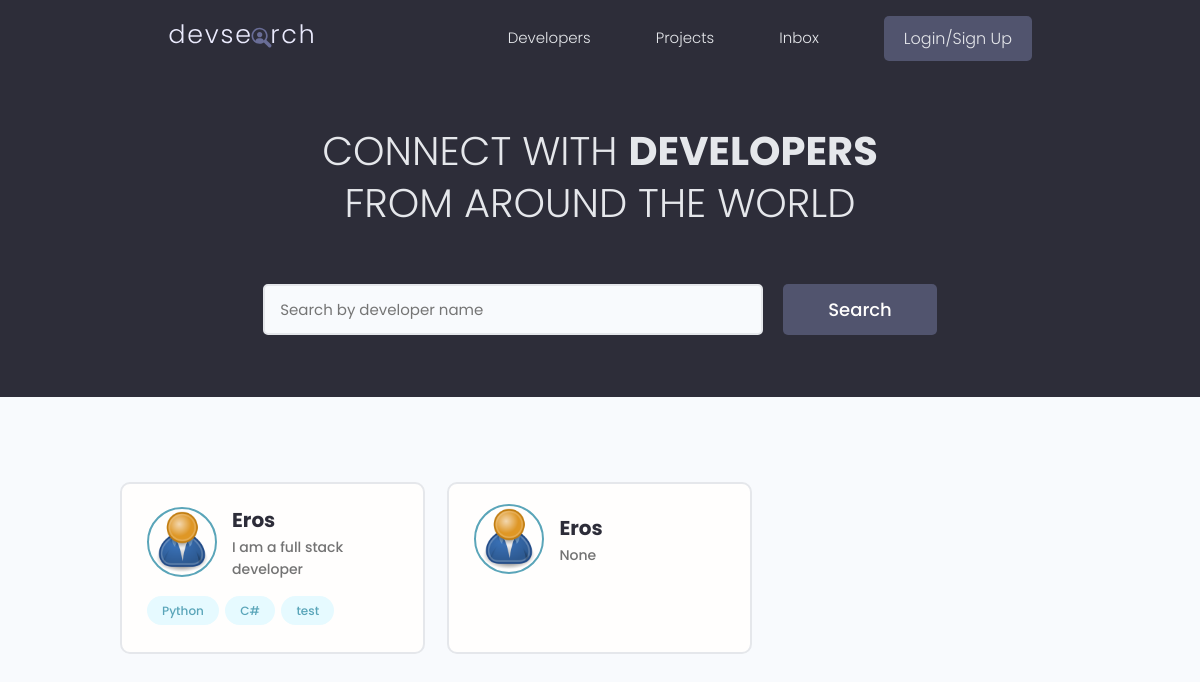
The app's page /, older data.
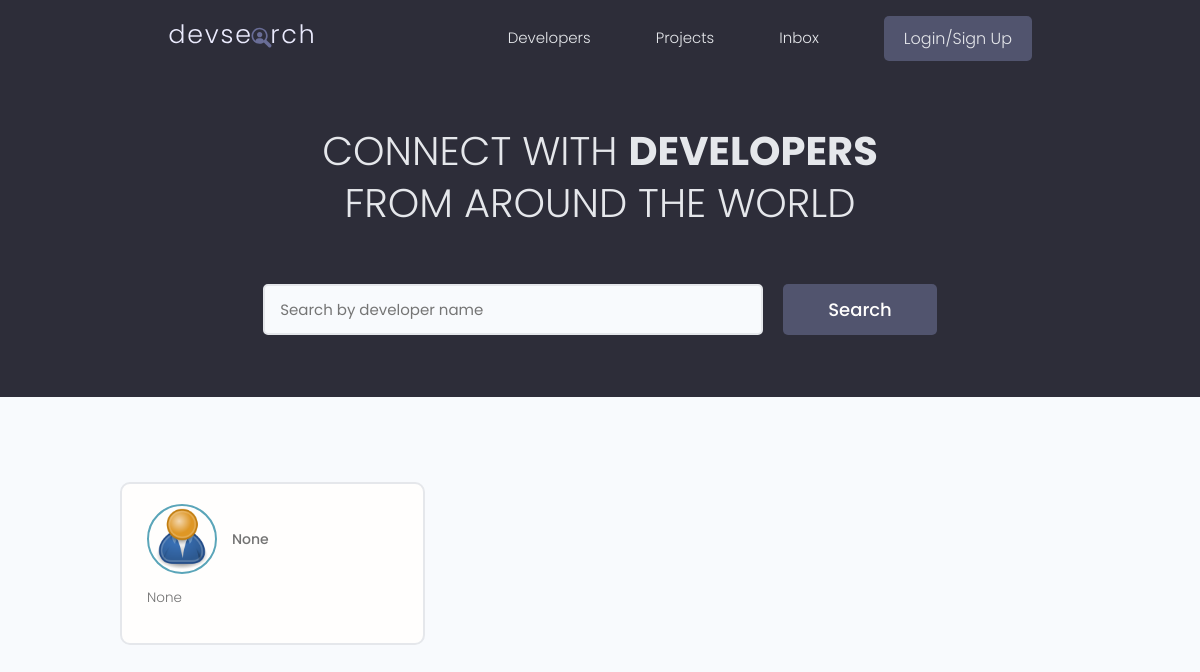
The same page, newer data.
### users/models.py (models this page shows, shortened)
class Profile(models.Model):
    user = models.OneToOneField(User, on_delete=models.CASCADE, null=True, blank=True)
    name = models.CharField(max_length=200, blank=True, null=True)
    email = models.EmailField(max_length=500, blank=True, null=True)
    username = models.CharField(max_length=200, blank=True, null=True)
    location = models.CharField(max_length=200, blank=True, null=True)
    short_intro = models.CharField(max_length=200, blank=True, null=True)
    bio = models.TextField(blank=True, null=True)
    profile_image = models.ImageField(
        null=True, blank=True, upload_to='profiles', default="profiles/user-default.png")
    social_github = models.CharField(max_length=200, blank=True, null=True)
    social_twitter = models.CharField(max_length=200, blank=True, null=True)
    social_linkedin = models.CharField(max_length=200, blank=True, null=True)
    social_youtube = models.CharField(max_length=200, blank=True, null=True)
    social_website = models.CharField(max_length=200, blank=True, null=True)
    created = models.DateTimeField(auto_now_add=True)
    id = models.UUIDField(
        default=uuid.uuid4, unique=True, primary_key=True, editable=False)

class Skill(models.Model):
    owner = models.ForeignKey(
        Profile, on_delete=models.CASCADE, null=True, blank=True)
    name = models.CharField(max_length=200, blank=True, null=True)
    description = models.TextField(null=True, blank=True)
    created = models.DateTimeField(auto_now_add=True)
    id = models.UUIDField(
        default=uuid.uuid4, unique=True, primary_key=True, editable=False)
    def __str__(self):
        return str(self.name)

### users/views.py (the view)
# urls.py: path('', views.profiles, name="profiles"),
def profiles(request):
    profiles = Profile.objects.all()
    context = {'profiles' : profiles}
    return render(request, 'users/profiles.html', context)

### users/templates/users/profiles.html (shortened to what this page needs)
{% extends 'main.html' %}
{% block content %}
<main class="home">
    <section class="hero-section text-center">
      <div class="container container--narrow">
        <div class="hero-section__box">
          <h2>CONNECT WITH <span>DEVELOPERS</span></h2>
          <h2>FROM AROUND THE WORLD</h2>
        </div>
        <div class="hero-section__search">
          <form class="form" action="#" method="get">
            <div class="form__field">
              <input class="input input--text" id="formInput#search" type="text" name="text"
                placeholder="Search by developer name" />
            </div>
            <input class="btn btn--sub btn--lg" type="submit" value="Search" />
          </form>
        </div>
      </div>
    </section>
    <section class="devlist">
      <div class="container">
        <div class="grid grid--three">
            {% for profile in profiles %}
          <div class="column card">
            <div class="dev">
              <a href="{% url 'user-profile' profile.id %}" class="card__body">
                <div class="dev__profile">
                  <img class="avatar avatar--md" src="{{ profile.profile_image.url }}" alt="image" />
                  <div class="dev__meta">
                    <h3>{{profile.name}}</h3>
                    <h5>{{profile.short_intro}}</h5>
                  </div>
                </div>
                <p class="dev__info">{{profile.bio|slice:"150"}}</p>
                <div class="dev__skills">
                    {% for skill in profile.skill_set.all|slice:"5" %}
                  <span class="tag tag--pill tag--main">
                    <small>{{skill}}</small>
                  </span>
                  {% endfor %}
                </div>
              </a>
            </div>
          </div>
          {% endfor %}
        </div>
      </div>
    </section>
  </main>
{% endblock content %}

Row changes from the older to the newer data that the page shows:
removed Profile: profile_image (placeholder picture), name "Eros", short_intro "I am a full stack developer"
removed Skill: name "Python"
removed Skill: name "C#"
removed Skill: name "test"
removed Profile: profile_image (placeholder picture), name "Eros", short_intro "None"
added Profile: profile_image (placeholder picture), short_intro "None", bio "None"
